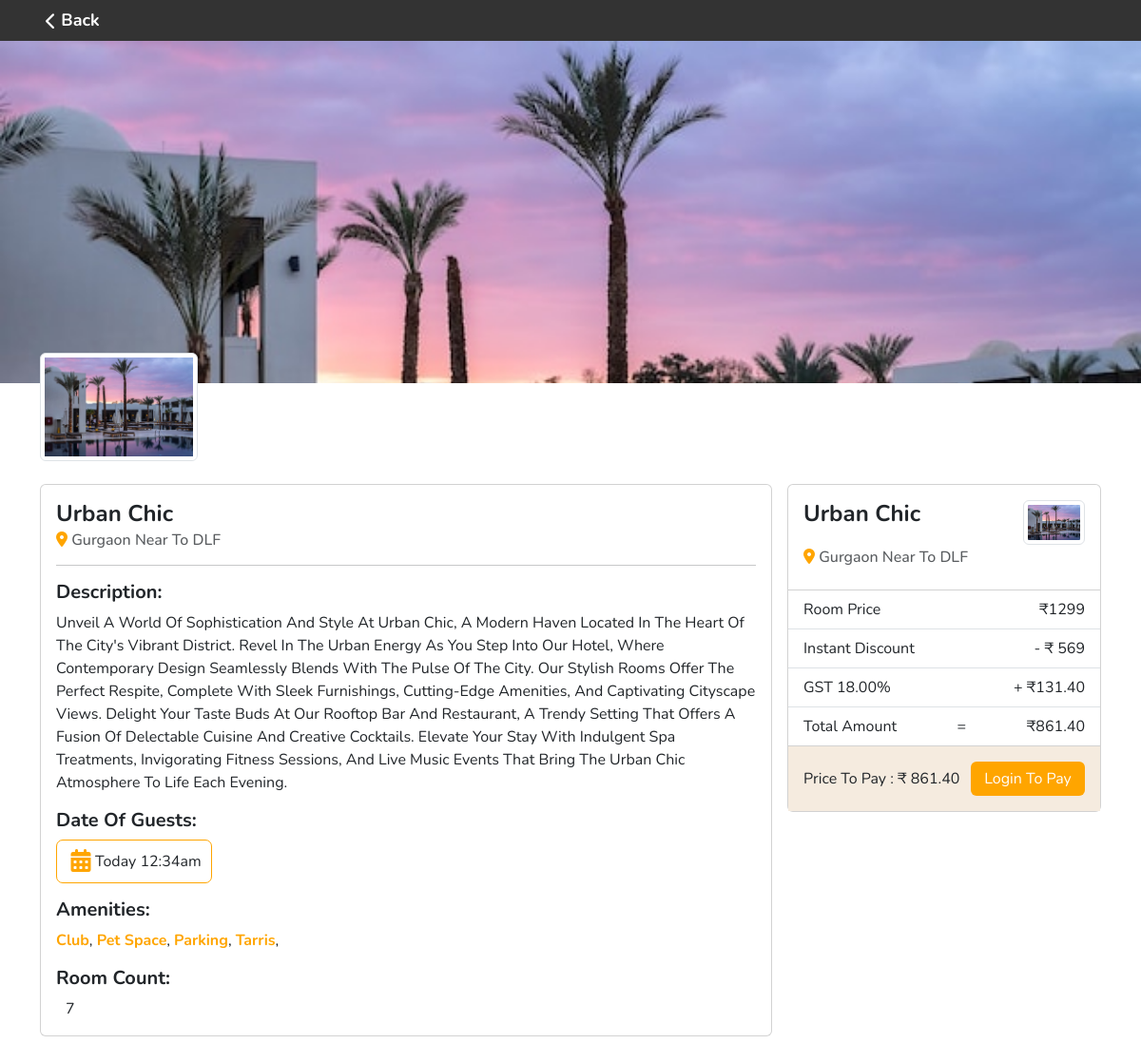
Page /hoteldetail/13ec40ef3fe84916b0193cf01bd096ad/ on the committed database.
### home/models.py (models this page shows, shortened)
class BaseModel(models.Model):
    uid = models.UUIDField(default=uuid.uuid4, editable=False, primary_key=True)
    created_at = models.DateTimeField(auto_now_add=True)
    updated_at = models.DateTimeField(auto_now=True)
    class Meta:
        abstract = True

class Hotel(BaseModel):
    hotel_name = models.CharField(max_length=100)
    actual_price = models.IntegerField(default=1000)
    hotel_price = models.IntegerField()
    gst_percentage = models.DecimalField(
        max_digits=5,
        decimal_places=2,
        default=18.00,
        help_text="GST percentage"
    )
    description = models.TextField()
    place = models.CharField(max_length=100)
    amenities = models.ManyToManyField(Amenities)
    room_count = models.IntegerField(default=10)

class HotelImages(BaseModel):
    hotel = models.ForeignKey(Hotel, related_name="hotel_images", on_delete=models.CASCADE)
    image = models.ImageField(upload_to="hotel")

class Amenities(BaseModel):
    amenity_name = models.CharField(max_length=100)

### home/views.py (the view)
# urls.py: path('hoteldetail/<uid>/', views.hotel_detail, name='hoteldetail'),
def hotel_detail(request, uid):
    try:
        hotel_obj = Hotel.objects.get(uid=uid)
    except Hotel.DoesNotExist:
        hotel_obj = None
    if hotel_obj:
        gst_percentage = hotel_obj.gst_percentage
        gst_amount = (gst_percentage / 100) * hotel_obj.hotel_price
        total_amount = hotel_obj.hotel_price + gst_amount
        discount = hotel_obj.actual_price - hotel_obj.hotel_price
        hotel_discount = max(discount, 0)
        context = {
            'hotel_obj': hotel_obj,
            'gst_percentage':gst_percentage,
            'hotel_discount': hotel_discount,
            'gst_amount':gst_amount,
            'total_amount': total_amount,
        }
        return render(request, 'hotel_detail.html', context)
    else:
        messages.error(request, "Hotel not found")
        return redirect('/home')

### home/templates/hotel_detail.html (shortened to what this page needs)
{% load static %}
<!DOCTYPE html>
<html lang="en">
<head>
    <link rel="stylesheet" href="https://cdnjs.cloudflare.com/ajax/libs/font-awesome/6.0.0-beta3/css/all.min.css" />
    <link href="https://cdn.jsdelivr.net/npm/bootstrap@5.3.1/dist/css/bootstrap.min.css" rel="stylesheet"
 />
    <link rel="stylesheet" href=" {% static 'css/hotel_detail.css' %}" />
</head>
<body>
    <div class="back-button">
        <a href="javascript:history.back()">
            <i class="fas fa-chevron-left"></i> Back
        </a>
    </div>
    <div id="carouselExampleIndicators" class="carousel slide">
        <div class="carousel-inner">
            <div class="carousel-item active">
                <img src=" /media/{{ hotel_obj.hotel_images.first.image }}" class="d-block w-100 h-80"
                    alt="hotel_img" />
            </div>
        </div>
    </div>
    <div class="container">
        <div class="row row-cols-1 row-cols-md-6 g-4">
            {% for image in hotel_obj.hotel_images.all %}
            <div class="col">
                <div class="img-thumbnail">
                    <img src="/media/{{ image.image }}" class="card-img-top" alt="image" />
                </div>
            </div>
            {% endfor %}
        </div>
        <section class="detail mt-4">
            <div class="card mr-2 left_card">
                <div class="card-body">
                    <h4 class="card-title">{{ hotel_obj.hotel_name}}</h4>
                    <h6 class="card-subtitle mb-2 text-body-secondary">
                        <i class="fas fa-map-marker-alt" style="color: #ffa500"></i>
                        {{hotel_obj.place}}
                    </h6>
                    <hr />
                    <h5>Description:</h5>
                    <p class="card-text">{{ hotel_obj.description}}</p>
                    <h5>Date of guests:</h5>
                    <p class="card-text booking_date">
                        <i class="fa-solid fa-calendar-days fa-xl fa-fw" style="color: #ffa500"></i>today 12:34am
                    </p>
                    <h5>Amenities:</h5>
                    <p class="card-text amenitie">
                        {% for amenitie in hotel_obj.amenities.all %}
                        <b> {{amenitie.amenity_name}}</b>, {% endfor %}
                    </p>
                    <div class="room_cnt">
                        <h5>Room count:</h5>
                        <p class="card-text">{{ hotel_obj.room_count}}</p>
                    </div>
                </div>
            </div>
            <div class="card ml-2 right_card">
                <div class="card-body">
                    <h4 class="card-title">
                        {{ hotel_obj.hotel_name|truncatechars:20}}
                        <img src="/media/{{ hotel_obj.hotel_images.first.image }}" class="card-detail img-thumbnail"
                            alt="..." />
                    </h4>
                    <h6 class="card-subtitle mb-2 text-body-secondary">
                        <i class="fas fa-map-marker-alt" style="color: #ffa500"></i>
                        {{hotel_obj.place}}
                    </h6>
                </div>
                <ul class="list-group list-group-flush">
                    <li class="list-group-item">
                        Room price <span>₹{{hotel_obj.actual_price}} </span>
                    </li>
                    <li class="list-group-item">
                        Instant discount
                        <span>
                            {% if hotel_discount > 0 %}- {% endif %}₹ {{hotel_discount}}</span>
                    </li>
                    <li class="list-group-item">
                        GST {{gst_percentage}}% <span>+ ₹{{gst_amount}}</span>
                    </li>
                    <li class="list-group-item">
                        Total Amount <span>=</span> <span> ₹{{total_amount}}</span>
                    </li>
                </ul>
                <div class="card-body pay_section">
                    <div class="total_pay">
                        <span class="card-link">
                            <span> Price to pay : </span>₹ {{total_amount}}</span>
                        {% if user.is_authenticated %}
                        <a href="{% url 'payment' %}" class="btn btn-success">Pay</a>
                        {% else %}
                        <a href="{% url 'login' %}?next={% url 'payment' %}" class="btn btn-success">Login to Pay</a>
                        {% endif %}
                    </div>
                </div>
            </div>
        </section>
    </div>
</body>
</html>

### home/static/css/hotel_detail.css (style rules this page uses)
* { font-family: "Nunito", sans-serif; margin: 0; padding: 0; box-sizing: border-box; text-transform: capitalize; outline: none; border: none; text-decoration: none; transition: all 0.2s linear; }
:root { --orange: #ffa500; }
.back-button { background-color: #333; padding: 0.5rem 0px 0.5rem 3rem; box-shadow: 0 0.2rem 0.5rem rgba(95, 87, 74, 0.2); z-index: 1100; display: flex; }
.back-button a { display: flex; align-items: center; color: white; text-decoration: none; font-size: 18px; font-weight: bold; }
.back-button a i { margin-right: 5px; }
.carousel-item { height: 45vh; object-fit: cover; }
.container { z-index: 5; position: relative; top: -2rem; }
.container .detail .left_card { width: 70%; }
.container .left_card .card-body .room_cnt p { margin-left: 10px; }
.container .left_card .card-body h5 { font-weight: bolder; }
.container .left_card .card-body .booking_date { border: 1px solid var(--orange); display: inline-block; border-radius: 7px; padding: 10px; }
.container .left_card .card-body .amenitie b { color: var(--orange); }
.container .detail .right_card { width: 30%; height: 70%; margin-left: 1rem; }
.container .right_card ul li { display: flex; justify-content: space-between; }
.container .right_card .pay_section { background-color: rgb(245, 235, 223); }
.container .right_card .pay_section .total_pay { display: flex; justify-content: space-between; align-items: center; }
.container .right_card .total_pay .btn { background-color: var(--orange); border: none; width: 120px; transition: 0.3s; }
.container .detail { display: flex; justify-content: space-around; }
h4 { display: flex; font-weight: bolder; justify-content: space-between; }
.card-detail { width: 22%; height: auto; }

### rows in the picture
Hotel: hotel_images.first.image (picture), hotel_name "Urban Chic", place "Gurgaon Near To DLF", description "Unveil A World Of Sophistication And Style At Urban Chic, A Modern Haven Located In The Heart Of The City's Vibrant District. Revel In The Urban Energy As You Step Into Our Hotel, Where Contemporary Design Seamlessly Blends With The Pulse Of The City. Our Stylish Rooms Offer The Perfect Respite, Complete With Sleek Furnishings, Cutting-Edge Amenities, And Captivating Cityscape Views. Delight Your Taste Buds At Our Rooftop Bar And Restaurant, A Trendy Setting That Offers A Fusion Of Delectable Cuisine And Creative Cocktails. Elevate Your Stay With Indulgent Spa Treatments, Invigorating Fitness Sessions, And Live Music Events That Bring The Urban Chic Atmosphere To Life Each Evening.", room_count "7", actual_price "1299", gst_percentage "18.00"
HotelImages: image (picture)
Amenities: amenity_name "Club"
Amenities: amenity_name "Pet Space"
Amenities: amenity_name "Parking"
Amenities: amenity_name "Tarris"

### other values in the picture
{{ hotel_discount }} "569"
{{ gst_amount }} "131.40"
{{ total_amount }} "861.40"
